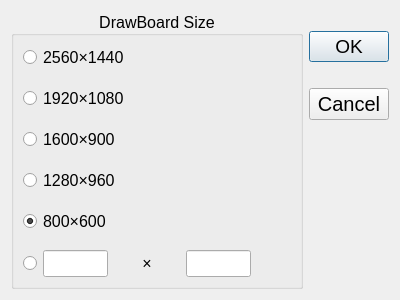
<?xml version="1.0" encoding="UTF-8"?>
<ui version="4.0">
 <class>CreateFileDialog</class>
 <widget class="QDialog" name="CreateFileDialog">
  <property name="geometry">
   <rect>
    <x>0</x>
    <y>0</y>
    <width>400</width>
    <height>300</height>
   </rect>
  </property>
  <property name="windowTitle">
   <string>Dialog</string>
  </property>
  <layout class="QHBoxLayout" name="horizontalLayout_2" stretch="2,0">
   <item>
    <layout class="QVBoxLayout" name="verticalLayout">
     <item>
      <widget class="QGroupBox" name="fileSizeGroupBox">
       <property name="font">
        <font>
         <pointsize>12</pointsize>
        </font>
       </property>
       <property name="layoutDirection">
        <enum>Qt::LeftToRight</enum>
       </property>
       <property name="title">
        <string>DrawBoard Size</string>
       </property>
       <property name="alignment">
        <set>Qt::AlignCenter</set>
       </property>
       <property name="flat">
        <bool>true</bool>
       </property>
       <layout class="QVBoxLayout" name="verticalLayout_3" stretch="0,0,1,0,1,0,1,0,0,0,1">
        <item>
         <widget class="QRadioButton" name="radioButton">
          <property name="text">
           <string>2560×1440</string>
          </property>
         </widget>
        </item>
        <item>
         <spacer name="verticalSpacer_5">
          <property name="orientation">
           <enum>Qt::Vertical</enum>
          </property>
          <property name="sizeHint" stdset="0">
           <size>
            <width>20</width>
            <height>40</height>
           </size>
          </property>
         </spacer>
        </item>
        <item>
         <widget class="QRadioButton" name="radioButton_2">
          <property name="text">
           <string>1920×1080</string>
          </property>
         </widget>
        </item>
        <item>
         <spacer name="verticalSpacer_6">
          <property name="orientation">
           <enum>Qt::Vertical</enum>
          </property>
          <property name="sizeHint" stdset="0">
           <size>
            <width>20</width>
            <height>40</height>
           </size>
          </property>
         </spacer>
        </item>
        <item>
         <widget class="QRadioButton" name="radioButton_3">
          <property name="text">
           <string>1600×900</string>
          </property>
          <property name="checkable">
           <bool>true</bool>
          </property>
          <property name="checked">
           <bool>false</bool>
          </property>
          <property name="autoRepeat">
           <bool>true</bool>
          </property>
         </widget>
        </item>
        <item>
         <spacer name="verticalSpacer_7">
          <property name="orientation">
           <enum>Qt::Vertical</enum>
          </property>
          <property name="sizeHint" stdset="0">
           <size>
            <width>20</width>
            <height>40</height>
           </size>
          </property>
         </spacer>
        </item>
        <item>
         <widget class="QRadioButton" name="radioButton_4">
          <property name="inputMethodHints">
           <set>Qt::ImhLatinOnly</set>
          </property>
          <property name="text">
           <string>1280×960</string>
          </property>
          <property name="checked">
           <bool>false</bool>
          </property>
         </widget>
        </item>
        <item>
         <spacer name="verticalSpacer_8">
          <property name="orientation">
           <enum>Qt::Vertical</enum>
          </property>
          <property name="sizeHint" stdset="0">
           <size>
            <width>20</width>
            <height>40</height>
           </size>
          </property>
         </spacer>
        </item>
        <item>
         <widget class="QRadioButton" name="radioButton_5">
          <property name="text">
           <string>800×600</string>
          </property>
          <property name="checked">
           <bool>true</bool>
          </property>
         </widget>
        </item>
        <item>
         <spacer name="verticalSpacer_4">
          <property name="orientation">
           <enum>Qt::Vertical</enum>
          </property>
          <property name="sizeHint" stdset="0">
           <size>
            <width>20</width>
            <height>40</height>
           </size>
          </property>
         </spacer>
        </item>
        <item>
         <layout class="QHBoxLayout" name="horizontalLayout" stretch="0,1,1,1,0">
          <property name="spacing">
           <number>6</number>
          </property>
          <item>
           <widget class="QRadioButton" name="radioButton_6">
            <property name="text">
             <string/>
            </property>
           </widget>
          </item>
          <item>
           <widget class="QLineEdit" name="widthEdit"/>
          </item>
          <item>
           <widget class="QLabel" name="label">
            <property name="text">
             <string>×</string>
            </property>
            <property name="alignment">
             <set>Qt::AlignCenter</set>
            </property>
           </widget>
          </item>
          <item>
           <widget class="QLineEdit" name="heightEdit"/>
          </item>
          <item>
           <spacer name="horizontalSpacer">
            <property name="orientation">
             <enum>Qt::Horizontal</enum>
            </property>
            <property name="sizeHint" stdset="0">
             <size>
              <width>40</width>
              <height>20</height>
             </size>
            </property>
           </spacer>
          </item>
         </layout>
        </item>
       </layout>
      </widget>
     </item>
    </layout>
   </item>
   <item>
    <layout class="QVBoxLayout" name="verticalLayout_2">
     <item>
      <spacer name="verticalSpacer_2">
       <property name="orientation">
        <enum>Qt::Vertical</enum>
       </property>
       <property name="sizeType">
        <enum>QSizePolicy::Preferred</enum>
       </property>
       <property name="sizeHint" stdset="0">
        <size>
         <width>20</width>
         <height>20</height>
        </size>
       </property>
      </spacer>
     </item>
     <item>
      <widget class="QPushButton" name="btnOK">
       <property name="font">
        <font>
         <pointsize>14</pointsize>
        </font>
       </property>
       <property name="text">
        <string>OK</string>
       </property>
      </widget>
     </item>
     <item>
      <spacer name="verticalSpacer_3">
       <property name="orientation">
        <enum>Qt::Vertical</enum>
       </property>
       <property name="sizeType">
        <enum>QSizePolicy::Preferred</enum>
       </property>
       <property name="sizeHint" stdset="0">
        <size>
         <width>20</width>
         <height>20</height>
        </size>
       </property>
      </spacer>
     </item>
     <item>
      <widget class="QPushButton" name="btnCancel">
       <property name="font">
        <font>
         <pointsize>15</pointsize>
        </font>
       </property>
       <property name="text">
        <string>Cancel</string>
       </property>
      </widget>
     </item>
     <item>
      <spacer name="verticalSpacer">
       <property name="orientation">
        <enum>Qt::Vertical</enum>
       </property>
       <property name="sizeHint" stdset="0">
        <size>
         <width>20</width>
         <height>60</height>
        </size>
       </property>
      </spacer>
     </item>
    </layout>
   </item>
  </layout>
 </widget>
 <resources/>
 <connections>
  <connection>
   <sender>btnOK</sender>
   <signal>clicked()</signal>
   <receiver>CreateFileDialog</receiver>
   <slot>accept()</slot>
   <hints>
    <hint type="sourcelabel">
     <x>343</x>
     <y>51</y>
    </hint>
    <hint type="destinationlabel">
     <x>199</x>
     <y>149</y>
    </hint>
   </hints>
  </connection>
  <connection>
   <sender>btnCancel</sender>
   <signal>clicked()</signal>
   <receiver>CreateFileDialog</receiver>
   <slot>reject()</slot>
   <hints>
    <hint type="sourcelabel">
     <x>343</x>
     <y>116</y>
    </hint>
    <hint type="destinationlabel">
     <x>199</x>
     <y>149</y>
    </hint>
   </hints>
  </connection>
 </connections>
</ui>
